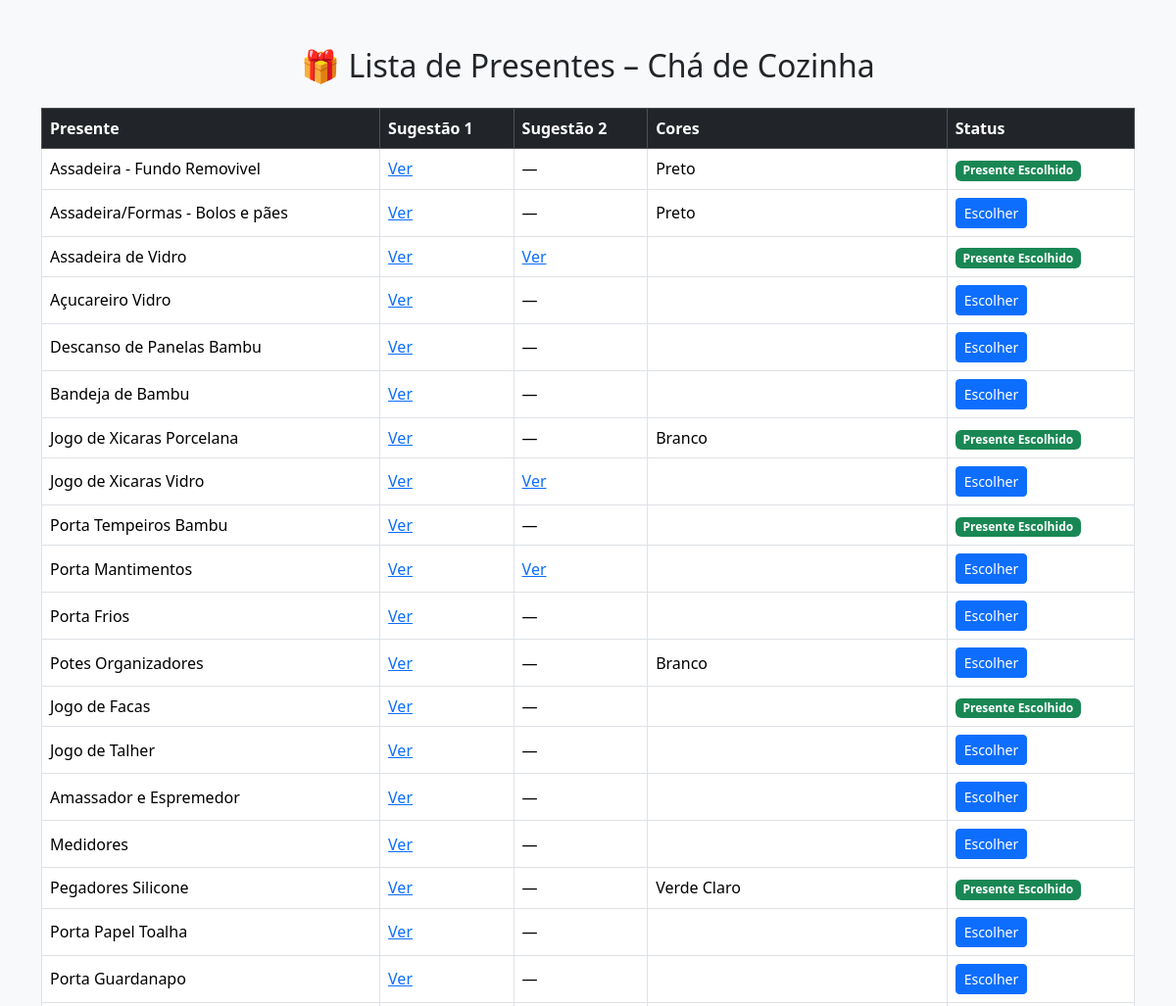
Before: / (upper part) with the older database file.
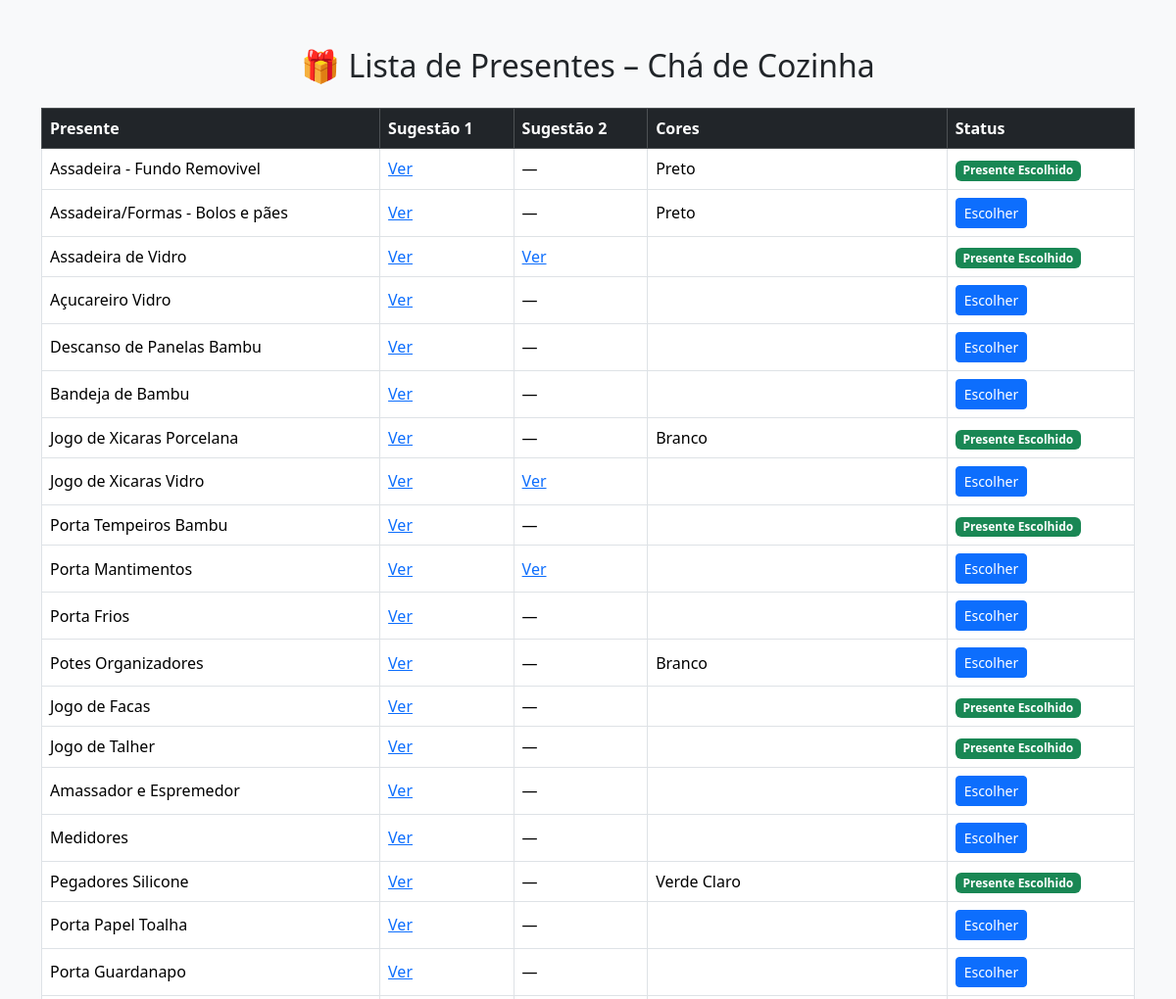
After: the same page with the newer database file.
### tables this page shows
CREATE TABLE presentes (
            id INTEGER PRIMARY KEY AUTOINCREMENT,
            presente TEXT,
            link1 TEXT,
            link2 TEXT,
            cores TEXT,
            escolhido_por TEXT
        );

### app.py (the view)
@app.route("/")
def index():
    is_admin = request.args.get("admin") == ADMIN_KEY
    conn = get_db()
    cursor = conn.cursor()
    cursor.execute("SELECT * FROM presentes")
    presentes = cursor.fetchall()
    conn.close()
    return render_template("index.html", presentes=presentes, is_admin=is_admin)

### app.py (called while the page is built)
def get_db():
    conn = sqlite3.connect(DB_PATH)
    conn.row_factory = sqlite3.Row
    return conn

### templates/index.html (shortened to what this page needs)
<!DOCTYPE html>
<html lang="pt-br">
<head>
    <link
      href="https://cdn.jsdelivr.net/npm/bootstrap@5.3.2/dist/css/bootstrap.min.css"
      rel="stylesheet"
    >
</head>
<body class="bg-light">
<div class="container mt-5">
    <h2 class="mb-4 text-center">🎁 Lista de Presentes – Chá de Cozinha</h2>
    <div class="table-responsive">
        <table class="table table-bordered table-hover align-middle">
            <thead class="table-dark">
                <tr>
                    <th>Presente</th>
                    <th>Sugestão 1</th>
                    <th>Sugestão 2</th>
                    <th>Cores</th>
                    <th>Status</th>
                </tr>
            </thead>
            <tbody>
            {% for item in presentes %}
                <tr>
                    <td>{{ item.presente }}</td>
                    <td>
                        {% if item.link1 %}
                            <a href="{{ item.link1 }}" target="_blank">Ver</a>
                        {% else %}
                            —
                        {% endif %}
                    </td>
                    <td>
                        {% if item.link2 %}
                            <a href="{{ item.link2 }}" target="_blank">Ver</a>
                        {% else %}
                            —
                        {% endif %}
                    </td>
                    <td>{{ item.cores }}</td>
                    <td>
                        {% if item.escolhido_por %}
                            <span class="badge bg-success">
                                Presente Escolhido
                            </span>
                        {% else %}
                            <button
                                class="btn btn-sm btn-primary"
                                data-bs-toggle="modal"
                                data-bs-target="#confirmModal{{ item.id }}"
                            >
                                Escolher
                            </button>
                        {% endif %}
                    </td>
                </tr>
            {% endfor %}
            </tbody>
        </table>
    </div>
</div>
</body>
</html>

Changed rows visible on the page:
changed presentes "Jogo de Talher": now shows "Presente Escolhido"; no longer shows "Escolher"
